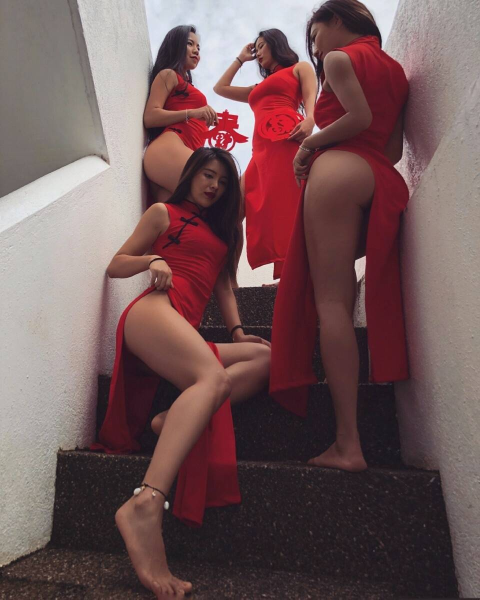
#> input picture uploads/3t1vl630cu265yd63aue38ees.jpg, 960 x 1199 px (shown at 1/2 size); its folder holds 4 pictures in this run
$ python thumbnails_generator.py   (older library calls are emulated)
#> lines starting #> are read from the running program, lines starting #| are printed output that depends on the picture
import os
from PIL import Image

UPLOADS_DIR = 'uploads'
THUMBNAIL_DIR = 'thumbnail'
THUMBNAIL_H = 480
THUMBNAIL_W = 480


def generate_thumbnail(filename):
    # get file type from filename

#> called with filename = '3t1vl630cu265yd63aue38ees.jpg'
    file_type = os.path.splitext(filename)[1][1:].upper()

    thumbnail_format = {
        'JPG': 'JPEG',
        'JPEG': 'JPEG',
        'PNG': 'PNG',
        'GIF': 'GIF'
    }
    format_type = thumbnail_format.get(file_type)
    if format_type:
        try:
            im = Image.open(filename)
#> im is the input picture: PIL image 960x1199 RGB; mean R, G, B 114.6, 88, 89.2
            w, h = im.size
#> w = 960; h = 1199
            if w < h:
                im.thumbnail((w*THUMBNAIL_H/h, THUMBNAIL_H), Image.ANTIALIAS)
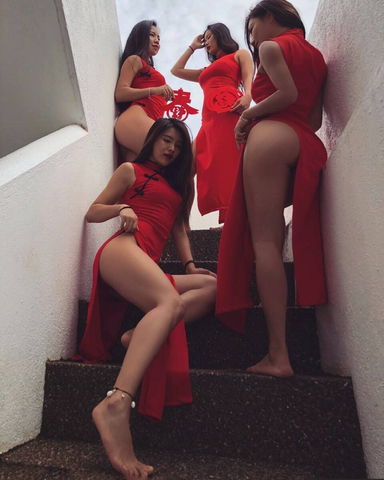
#> im: PIL image 384x480 RGB; mean R, G, B 114.6, 88, 89.2
            else:
                im.thumbnail((THUMBNAIL_W, h*THUMBNAIL_W/w), Image.ANTIALIAS)
            if not os.path.exists(THUMBNAIL_DIR):
                os.makedirs(THUMBNAIL_DIR)
            im.save(os.path.join(THUMBNAIL_DIR, filename))
        except IOError as e:
            raise e
    else:
        print(filename)


def walkfiles(source):
    print('== illegal files ==')
    for f in os.listdir(source):
        if os.path.isfile(f):
            generate_thumbnail(f)
    print("== done ==")

if __name__ == '__main__':
    os.chdir(os.path.join('..', UPLOADS_DIR))
    walkfiles('.')
